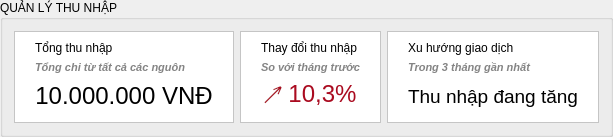
          <widget class="QGroupBox" name="groupBox_3">
           <property name="minimumSize">
            <size>
             <width>0</width>
             <height>0</height>
            </size>
           </property>
           <property name="styleSheet">
            <string notr="true">font: 900 12pt &quot;Segoe UI&quot;;</string>
           </property>
           <property name="title">
            <string>QUẢN LÝ THU NHẬP</string>
           </property>
           <layout class="QHBoxLayout" name="horizontalLayout_3">
            <item>
             <widget class="QFrame" name="incomeTotalFrame">
              <property name="styleSheet">
               <string notr="true">background-color: rgb(255, 255, 255);</string>
              </property>
              <property name="frameShape">
               <enum>QFrame::Shape::StyledPanel</enum>
              </property>
              <property name="frameShadow">
               <enum>QFrame::Shadow::Raised</enum>
              </property>
              <layout class="QVBoxLayout" name="verticalLayout_14">
               <property name="leftMargin">
                <number>20</number>
               </property>
               <property name="rightMargin">
                <number>20</number>
               </property>
               <item>
                <widget class="QLabel" name="label_10">
                 <property name="sizePolicy">
                  <sizepolicy hsizetype="Preferred" vsizetype="Maximum">
                   <horstretch>0</horstretch>
                   <verstretch>0</verstretch>
                  </sizepolicy>
                 </property>
                 <property name="text">
                  <string>Tổng thu nhập</string>
                 </property>
                </widget>
               </item>
               <item>
                <widget class="QLabel" name="label_11">
                 <property name="sizePolicy">
                  <sizepolicy hsizetype="Preferred" vsizetype="Maximum">
                   <horstretch>0</horstretch>
                   <verstretch>0</verstretch>
                  </sizepolicy>
                 </property>
                 <property name="text">
                  <string>&lt;html&gt;&lt;head/&gt;&lt;body&gt;&lt;p&gt;&lt;span style=&quot; font-size:8pt; font-weight:700; font-style:italic; color:#848484;&quot;&gt;Tổng chi từ tất cả các nguôn&lt;/span&gt;&lt;/p&gt;&lt;/body&gt;&lt;/html&gt;</string>
                 </property>
                </widget>
               </item>
               <item>
                <widget class="QLabel" name="totalIncomeLabel">
                 <property name="text">
                  <string>&lt;html&gt;&lt;head/&gt;&lt;body&gt;&lt;p&gt;&lt;span style=&quot; font-size:18pt;&quot;&gt;10.000.000 VNĐ&lt;/span&gt;&lt;/p&gt;&lt;/body&gt;&lt;/html&gt;</string>
                 </property>
                 <property name="alignment">
                  <set>Qt::AlignmentFlag::AlignCenter</set>
                 </property>
                </widget>
               </item>
              </layout>
             </widget>
            </item>
            <item>
             <widget class="QFrame" name="frame_9">
              <property name="styleSheet">
               <string notr="true">background-color: rgb(255, 255, 255);</string>
              </property>
              <property name="frameShape">
               <enum>QFrame::Shape::StyledPanel</enum>
              </property>
              <property name="frameShadow">
               <enum>QFrame::Shadow::Raised</enum>
              </property>
              <layout class="QVBoxLayout" name="verticalLayout_15">
               <property name="leftMargin">
                <number>20</number>
               </property>
               <property name="rightMargin">
                <number>20</number>
               </property>
               <item>
                <widget class="QLabel" name="label_13">
                 <property name="sizePolicy">
                  <sizepolicy hsizetype="Preferred" vsizetype="Maximum">
                   <horstretch>0</horstretch>
                   <verstretch>0</verstretch>
                  </sizepolicy>
                 </property>
                 <property name="text">
                  <string>Thay đổi thu nhập</string>
                 </property>
                </widget>
               </item>
               <item>
                <widget class="QLabel" name="label_14">
                 <property name="sizePolicy">
                  <sizepolicy hsizetype="Preferred" vsizetype="Maximum">
                   <horstretch>0</horstretch>
                   <verstretch>0</verstretch>
                  </sizepolicy>
                 </property>
                 <property name="text">
                  <string>&lt;html&gt;&lt;head/&gt;&lt;body&gt;&lt;p&gt;&lt;span style=&quot; font-size:8pt; font-weight:700; font-style:italic; color:#848484;&quot;&gt;So với tháng trước&lt;/span&gt;&lt;/p&gt;&lt;/body&gt;&lt;/html&gt;</string>
                 </property>
                </widget>
               </item>
               <item>
                <widget class="QLabel" name="label_15">
                 <property name="text">
                  <string>&lt;html&gt;&lt;head/&gt;&lt;body&gt;&lt;p&gt;&lt;span style=&quot; font-size:18pt; color:#aa0b20;&quot;&gt; ↗  10,3%&lt;/span&gt;&lt;/p&gt;&lt;/body&gt;&lt;/html&gt;</string>
                 </property>
                 <property name="alignment">
                  <set>Qt::AlignmentFlag::AlignCenter</set>
                 </property>
                </widget>
               </item>
              </layout>
             </widget>
            </item>
            <item>
             <widget class="QFrame" name="frame_10">
              <property name="styleSheet">
               <string notr="true">background-color: rgb(255, 255, 255);</string>
              </property>
              <property name="frameShape">
               <enum>QFrame::Shape::StyledPanel</enum>
              </property>
              <property name="frameShadow">
               <enum>QFrame::Shadow::Raised</enum>
              </property>
              <layout class="QVBoxLayout" name="verticalLayout_16">
               <property name="leftMargin">
                <number>20</number>
               </property>
               <property name="rightMargin">
                <number>20</number>
               </property>
               <item>
                <widget class="QLabel" name="label_16">
                 <property name="sizePolicy">
                  <sizepolicy hsizetype="Preferred" vsizetype="Maximum">
                   <horstretch>0</horstretch>
                   <verstretch>0</verstretch>
                  </sizepolicy>
                 </property>
                 <property name="text">
                  <string>Xu hướng giao dịch</string>
                 </property>
                </widget>
               </item>
               <item>
                <widget class="QLabel" name="label_17">
                 <property name="sizePolicy">
                  <sizepolicy hsizetype="Preferred" vsizetype="Maximum">
                   <horstretch>0</horstretch>
                   <verstretch>0</verstretch>
                  </sizepolicy>
                 </property>
                 <property name="text">
                  <string>&lt;html&gt;&lt;head/&gt;&lt;body&gt;&lt;p&gt;&lt;span style=&quot; font-size:8pt; font-weight:700; font-style:italic; color:#848484;&quot;&gt;Trong 3 tháng gần nhất&lt;/span&gt;&lt;/p&gt;&lt;/body&gt;&lt;/html&gt;</string>
                 </property>
                </widget>
               </item>
               <item>
                <widget class="QLabel" name="label_18">
                 <property name="text">
                  <string>&lt;html&gt;&lt;head/&gt;&lt;body&gt;&lt;p&gt;&lt;span style=&quot; font-size:14pt; color:#000000;&quot;&gt;Thu nhập đang tăng&lt;/span&gt;&lt;/p&gt;&lt;/body&gt;&lt;/html&gt;</string>
                 </property>
                 <property name="alignment">
                  <set>Qt::AlignmentFlag::AlignCenter</set>
                 </property>
                </widget>
               </item>
              </layout>
             </widget>
            </item>
           </layout>
          </widget>
